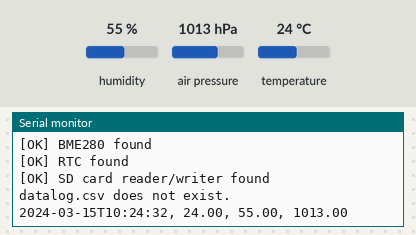
Recording of a sketch running on a simulated Arduino Uno, built with avr-gcc and run on an emulated ATmega328P. Parts: the last lines printed to the serial monitor. Inputs (shaded band) come from the test bench; at power-on: humidity 55 %, air pressure 1013 hPa, temperature 24 °C. The local clock reads 2024-03-15 10:24:30 at power-on unless the sketch sets it; storage starts empty.

Above: at 3.2 s.
3.3 s: humidity set to 22 %
10.8 s: air pressure set to 952 hPa
At 12.9 s:
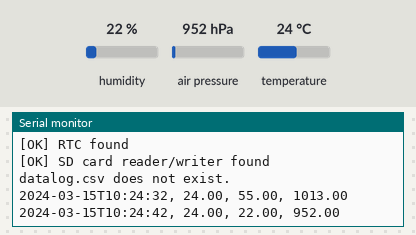
18.3 s: temperature set to 12 °C
At 22.4 s:
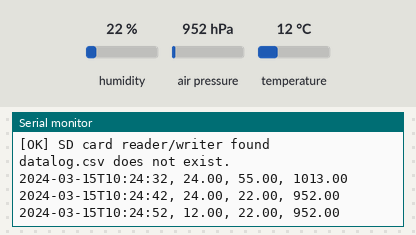

Measured:
- after the input at 10.8 s, the serial monitor: prints a new line after 1.3 s (image 1)
- after the input at 18.3 s, the serial monitor: prints a new line after 3.8 s (image 2)

The sketch:

BME280_Logger_tests.ino
```cpp
#include <Wire.h>             // Include Wire library for I2C communication
#include <Adafruit_Sensor.h>  // Include Adafruit Sensor library
#include <Adafruit_BME280.h>  // Include BME280 sensor library

/*
#include <Adafruit_VEML7700.h> // Include VEML7700 sensor library
*/

#include <RTClib.h>           // Include RTClib for RTC module
#include <SD.h>               // Include SD library for MicroSD card

// Define pin connections for MicroSD card reader
#define SD_CS_PIN 10

bool remPrevLogFile = true;

// Create instances for RTC and BME280
RTC_DS3231 rtc;       // Create instance for RTC
Adafruit_BME280 bme;  // Create instance for BME280 sensor
//Adafruit_VEML7700 veml;             // Create instance for VEML7700 sensor

void setup() {
  Serial.begin(9600);  // Start serial communication
  Wire.begin();        // Initialize I2C communication
  delay(500);

  // Initialize BME280 sensor
  if (!bme.begin(0x76)) {
    Serial.println("Could not find a valid BME280 sensor, check wiring!");
    while (1)
      ;
  } else {
    Serial.println("[OK] BME280 found");
    delay(500);
  }

  // Initialize RTC
  if (!rtc.begin()) {
    Serial.println("Couldn't find RTC");
    while (1)
      ;
  } else {
    Serial.println("[OK] RTC found");
    delay(500);
  }

  // Initialize MicroSD card
  if (!SD.begin(SD_CS_PIN)) {
    Serial.println("SD Card initialization failed!");
    while (1)
      ;
  } else {
    Serial.println("[OK] SD card reader/writer found");
    delay(500);
  }
/*
  // Initialize VEML7700 sensor
  if (!veml.begin()) {
    Serial.println("Failed to communicate with VEML7700 sensor, check wiring!");
    while (1);
  } else {
    Serial.println("[OK] VEML7700 found");
    delay(500);
  }
*/
  // Check for the file and delete it if it exists
  if (SD.exists("datalog.csv") & remPrevLogFile) {
    Serial.println("datalog.csv exists. Deleting...");
    if (SD.remove("datalog.csv")) {
      Serial.println("Log file deleted successfully.");
    } else {
      Serial.println("Error deleting file.");
    }
  } else {
    Serial.println("datalog.csv does not exist.");
  }

  // Set up headers for data logging
  File dataFile = SD.open("datalog.csv", FILE_WRITE);
  if (dataFile) {
   // dataFile.println("Date, Time, Temperature(C), Humidity(%RH), Pressure(hPa), Light(lux)");
    dataFile.println("Date, Time, Temperature(C), Humidity(%RH), Pressure(hPa)");

    dataFile.close();
  } else {
    Serial.println("Error opening datalog.csv");
  }
}

void loop() {
  // Read temperature, humidity, and pressure from BME280 sensor
  float temperature = bme.readTemperature();
  float humidity = bme.readHumidity();
  float pressure = bme.readPressure() / 100.0F; // Convert pressure from Pa to hPa

  // Read light intensity from VEML7700 sensor
  //float lux = veml.readLux();

  // Read date and time from RTC module
  DateTime now = rtc.now();

  // Print data to serial monitor
  Serial.print(now.timestamp(DateTime::TIMESTAMP_FULL));
  Serial.print(", ");
  Serial.print(temperature);
  Serial.print(", ");
  Serial.print(humidity);
  Serial.print(", ");
  //Serial.print(pressure);
  Serial.println(pressure);
 // Serial.print(", ");
  //Serial.println(lux);

  // Log data onto MicroSD card
  File dataFile = SD.open("datalog.csv", FILE_WRITE);
  if (dataFile) {
    dataFile.print(now.timestamp(DateTime::TIMESTAMP_FULL));
    dataFile.print(", ");
    dataFile.print(temperature);
    dataFile.print(", ");
    dataFile.print(humidity);
    dataFile.print(", ");
    //dataFile.print(pressure);
    dataFile.println(pressure);
    //dataFile.print(", ");
    //dataFile.println(lux);
    dataFile.close();
  } else {
    Serial.println("Error opening datalog.csv");
  }

  delay(10000);  // Delay for 10 seconds before the next reading
}
```
